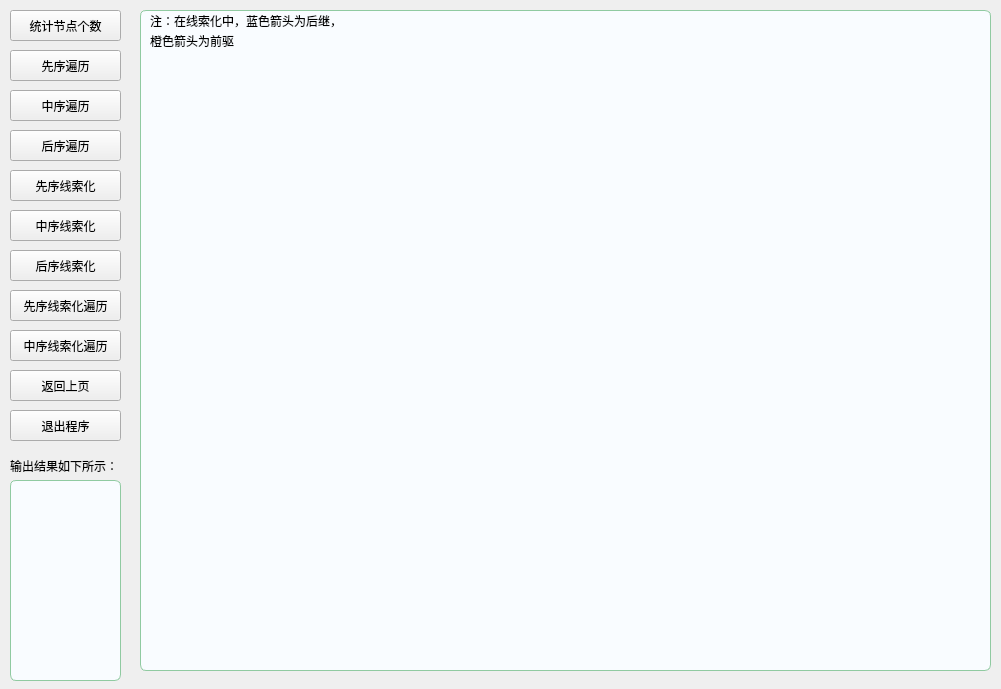
<?xml version="1.0" encoding="UTF-8"?>
<ui version="4.0">
 <class>FuncShow</class>
 <widget class="QWidget" name="FuncShow">
  <property name="geometry">
   <rect>
    <x>0</x>
    <y>0</y>
    <width>1001</width>
    <height>689</height>
   </rect>
  </property>
  <property name="windowTitle">
   <string>Form</string>
  </property>
  <widget class="QPushButton" name="return_lastpageButton">
   <property name="geometry">
    <rect>
     <x>10</x>
     <y>370</y>
     <width>111</width>
     <height>31</height>
    </rect>
   </property>
   <property name="text">
    <string>返回上页</string>
   </property>
  </widget>
  <widget class="QPushButton" name="exitButton">
   <property name="geometry">
    <rect>
     <x>10</x>
     <y>410</y>
     <width>111</width>
     <height>31</height>
    </rect>
   </property>
   <property name="text">
    <string>退出程序</string>
   </property>
  </widget>
  <widget class="QPushButton" name="preclue_Button">
   <property name="geometry">
    <rect>
     <x>10</x>
     <y>170</y>
     <width>111</width>
     <height>31</height>
    </rect>
   </property>
   <property name="text">
    <string>先序线索化</string>
   </property>
  </widget>
  <widget class="QPushButton" name="midclue_Button">
   <property name="geometry">
    <rect>
     <x>10</x>
     <y>210</y>
     <width>111</width>
     <height>31</height>
    </rect>
   </property>
   <property name="text">
    <string>中序线索化</string>
   </property>
  </widget>
  <widget class="QPushButton" name="preorder_search">
   <property name="geometry">
    <rect>
     <x>10</x>
     <y>50</y>
     <width>111</width>
     <height>31</height>
    </rect>
   </property>
   <property name="text">
    <string>先序遍历</string>
   </property>
  </widget>
  <widget class="QPushButton" name="midorder_search">
   <property name="geometry">
    <rect>
     <x>10</x>
     <y>90</y>
     <width>111</width>
     <height>31</height>
    </rect>
   </property>
   <property name="text">
    <string>中序遍历</string>
   </property>
  </widget>
  <widget class="QPushButton" name="count_Button">
   <property name="geometry">
    <rect>
     <x>10</x>
     <y>10</y>
     <width>111</width>
     <height>31</height>
    </rect>
   </property>
   <property name="text">
    <string>统计节点个数</string>
   </property>
  </widget>
  <widget class="QPushButton" name="lastorder_search">
   <property name="geometry">
    <rect>
     <x>10</x>
     <y>130</y>
     <width>111</width>
     <height>31</height>
    </rect>
   </property>
   <property name="text">
    <string>后序遍历</string>
   </property>
  </widget>
  <widget class="QPushButton" name="lastclue_Button">
   <property name="geometry">
    <rect>
     <x>10</x>
     <y>250</y>
     <width>111</width>
     <height>31</height>
    </rect>
   </property>
   <property name="text">
    <string>后序线索化</string>
   </property>
  </widget>
  <widget class="QPushButton" name="midclue_search">
   <property name="geometry">
    <rect>
     <x>10</x>
     <y>330</y>
     <width>111</width>
     <height>31</height>
    </rect>
   </property>
   <property name="text">
    <string>中序线索化遍历</string>
   </property>
  </widget>
  <widget class="QPushButton" name="preclue_search">
   <property name="geometry">
    <rect>
     <x>10</x>
     <y>290</y>
     <width>111</width>
     <height>31</height>
    </rect>
   </property>
   <property name="text">
    <string>先序线索化遍历</string>
   </property>
  </widget>
  <widget class="QGraphicsView" name="view">
   <property name="geometry">
    <rect>
     <x>140</x>
     <y>10</y>
     <width>851</width>
     <height>661</height>
    </rect>
   </property>
   <property name="styleSheet">
    <string notr="true">QGraphicsView {
    background-color: #f9fcff;        /* 浅蓝背景 */
    border: 1px solid #90caa1;        /* 与按钮一致的边框色 */
    border-radius: 6px;
}

/* 悬停时边框与底色轻微加深，保持层次感 */
QGraphicsView:hover {
    border-color: #64b5f6;
    background-color: #eef7ff;
}

/* 禁用态 */
QGraphicsView:disabled {
    background-color: #f0f3f6;
    border-color: #d0d7de;
}

/* 让内容区域透明，背景色由 QGraphicsView 控制 */
QGraphicsView::viewport {
    background: transparent;
}
</string>
   </property>
  </widget>
  <widget class="QTextBrowser" name="outputBox">
   <property name="geometry">
    <rect>
     <x>10</x>
     <y>480</y>
     <width>111</width>
     <height>201</height>
    </rect>
   </property>
   <property name="styleSheet">
    <string notr="true">/* 美化 QTextBrowser，全局生效 */
QTextBrowser {
    background-color: #f9fcff;          /* 浅蓝背景，柔和不刺眼 */
    border: 1px solid #90caa1;          /* 与按钮保持一致的绿色边框 */
    border-radius: 6px;                 /* 圆角 */
    padding: 8px;                       /* 内边距 */
    color: #1f2328;                     /* 深色文字 */
    font: 12px &quot;Microsoft YaHei&quot;;       /* 字体 */
}

/* 鼠标悬停时（虽然 QTextBrowser 一般不点击，但也能给 hover 效果） */
QTextBrowser:hover {
    border: 1px solid #64b5f6;          /* 边框加深 */
    background-color: #eef7ff;          /* 稍微更亮的蓝色背景 */
}

/* 禁用时 */
QTextBrowser:disabled {
    background-color: #f0f3f6;
    border: 1px solid #d0d7de;
    color: #98a2ad;
}
</string>
   </property>
  </widget>
  <widget class="QLabel" name="label">
   <property name="geometry">
    <rect>
     <x>10</x>
     <y>450</y>
     <width>111</width>
     <height>31</height>
    </rect>
   </property>
   <property name="text">
    <string>输出结果如下所示：</string>
   </property>
  </widget>
  <widget class="QLabel" name="label_2">
   <property name="geometry">
    <rect>
     <x>150</x>
     <y>10</y>
     <width>221</width>
     <height>21</height>
    </rect>
   </property>
   <property name="text">
    <string>注：在线索化中，蓝色箭头为后继，</string>
   </property>
  </widget>
  <widget class="QLabel" name="label_3">
   <property name="geometry">
    <rect>
     <x>150</x>
     <y>30</y>
     <width>131</width>
     <height>21</height>
    </rect>
   </property>
   <property name="text">
    <string>橙色箭头为前驱</string>
   </property>
  </widget>
 </widget>
 <resources/>
 <connections/>
</ui>
